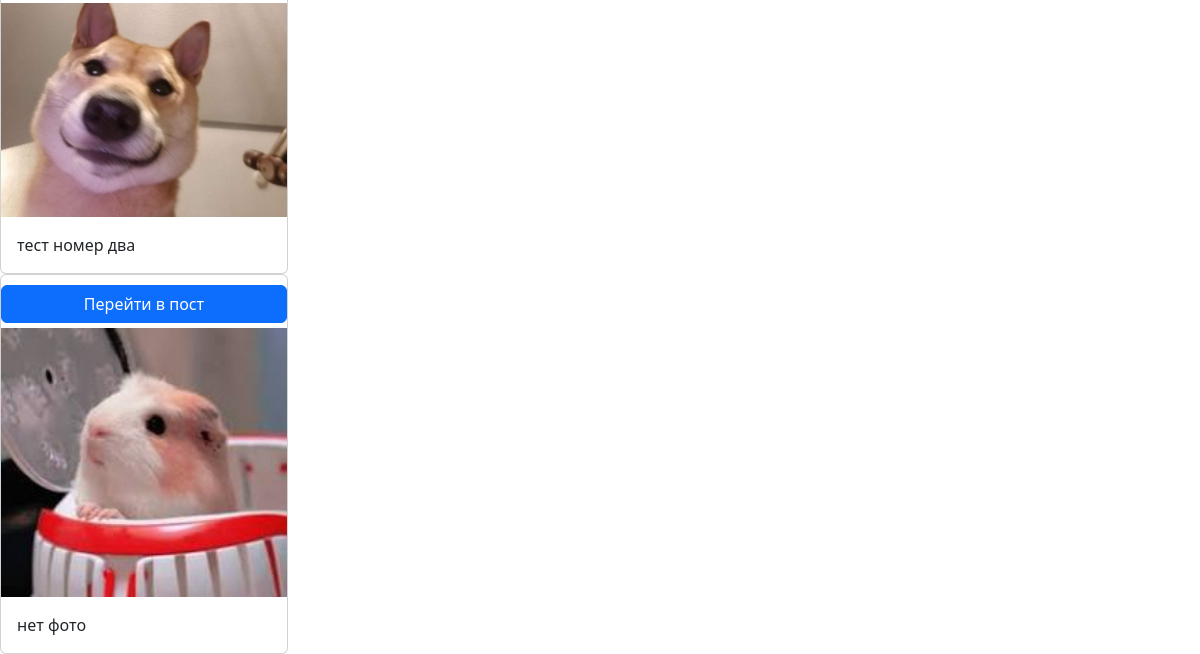
/posts/ (lower part), run on an earlier commit of the app's database.
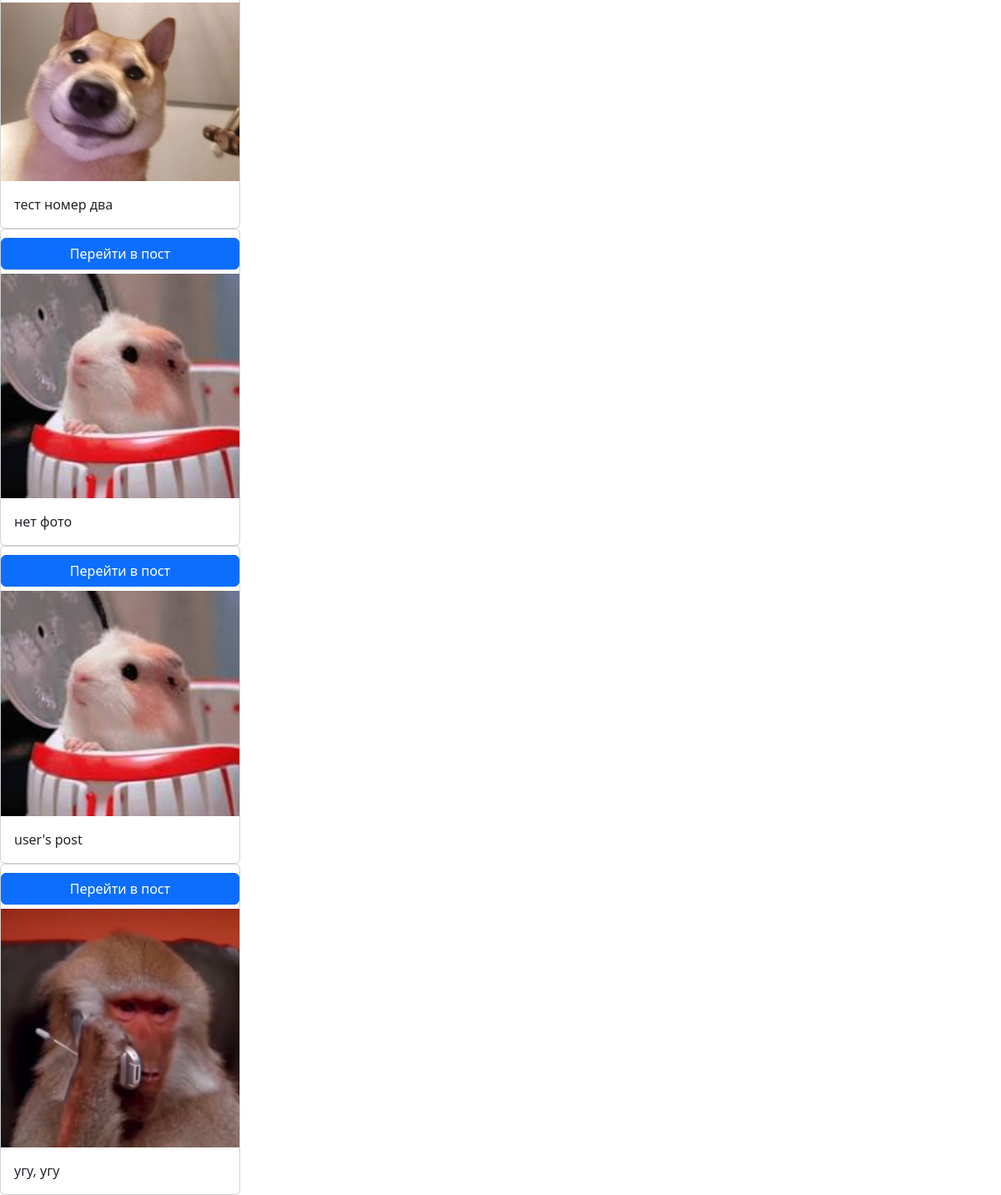
And on a later commit of the database.
### posts/models.py (models this page shows, shortened)
class Post(models.Model):
    image = models.ImageField(upload_to='posts_images/', null=True, blank=True)
    title = models.CharField(max_length=100)
    content = models.TextField(null=True, blank=True)
    rate = models.IntegerField(default=0)
    created_at = models.DateTimeField(auto_now_add=True)
    updated_at = models.DateTimeField(auto_now=True)
    teg = models.ManyToManyField(Teg, related_name='posts')

### posts/views.py (the view)
# urls.py: path('posts/', post_view, name='posts'),
def post_view(request):
    if request.method == 'GET':
        posts = Post.objects.all()
        return render(request=request, template_name='post/post_list.html', context={'posts': posts})

### templates/post/post_list.html
{% extends "index.html" %}
{% block content %}
{% load static%}
{% for post in posts %}
<div class="card" style="width: 18rem">
    <a style="margin-top: 10px; margin-bottom: 5px" class="btn btn-primary" href="{{post.id}}">Перейти в пост</a>
    {%if post.image%}
    <img src="{{post.image.url}}" class="" alt="...">
    {%else%}
    <img src="{% static 'default_anim.jpg'%}">
    {%endif%}
    <div class="card-body">
        <p class="card-text">{{post.content}}</p>
    </div>
</div>
{% endfor %}
{% endblock %}

What changed in the data, as far as the page shows it:
added Post: content "user's post"
added Post: image (picture), content "угу, угу"
